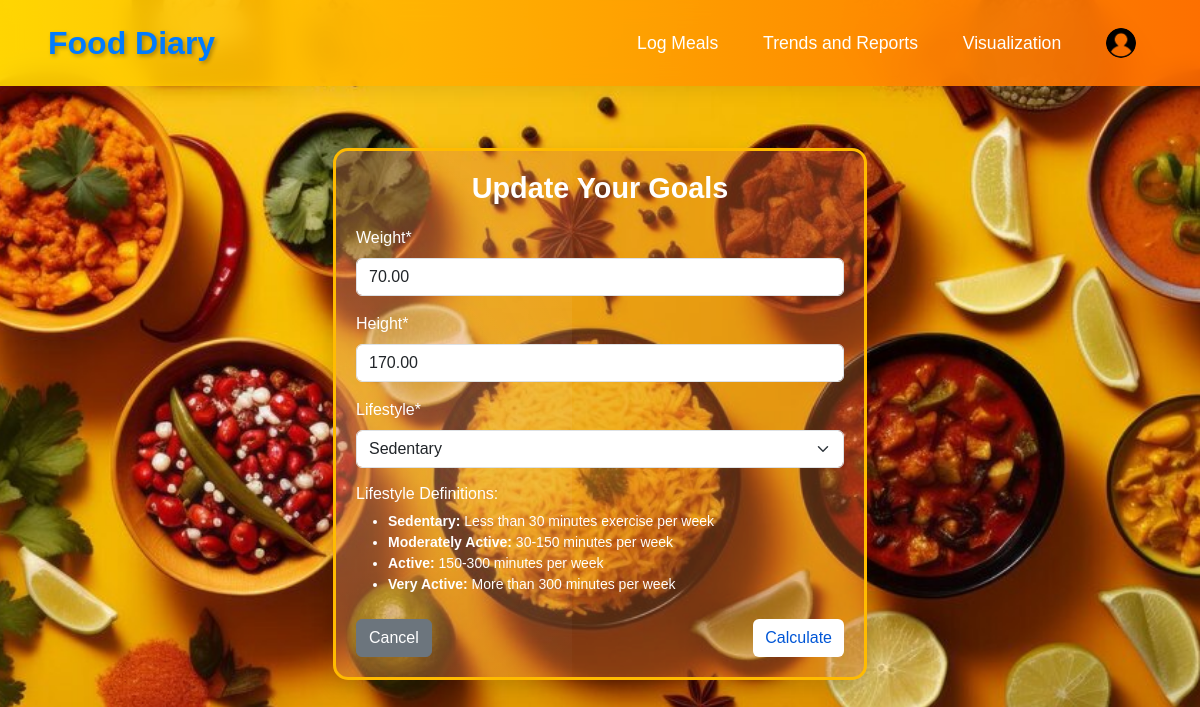
/goals/ (signed in), run on the app's committed database.
### calorie/models.py (models this page shows)
class DailyGoal(models.Model):
    LIFESTYLE_CHOICES = [
        ('S', 'Sedentary'),
        ('M', 'Moderately Active'),
        ('A', 'Active'),
        ('V', 'Very Active'),
    ]
    user = models.OneToOneField(User, on_delete=models.CASCADE)
    weight = models.DecimalField(max_digits=5, decimal_places=2, default=70)
    height = models.DecimalField(max_digits=5, decimal_places=2, default=170)
    lifestyle = models.CharField(max_length=1, choices=LIFESTYLE_CHOICES, default='S')
    calories = models.PositiveIntegerField(default=2000)
    protein = models.PositiveIntegerField(default=100)
    carbs = models.PositiveIntegerField(default=250)
    fats = models.PositiveIntegerField(default=67)

### calorie/views.py (the view)
# urls.py: path("goals/", views.goals, name="goals"),
@login_required
def goals(request):
    daily_goal = DailyGoal.objects.filter(user=request.user).first()
    is_initial_setup = daily_goal is None
    if request.method == 'POST':
        form = DailyGoalForm(request.POST, instance=daily_goal)
        if form.is_valid():
            goal = form.save(commit=False)
            recommendations = get_recommended_values(
                float(goal.weight),
                float(goal.height),
                goal.lifestyle,
                request.user.userprofile.gender
            )
            goal.calories = recommendations['calories']
            goal.protein = recommendations['protein']
            goal.carbs = recommendations['carbs']
            goal.fats = recommendations['fats']
            goal.user = request.user
            goal.save()
            return redirect('home')
    else:
        form = DailyGoalForm(instance=daily_goal)
    return render(request, 'calorie/goals.html', {
        'form': form,
        'is_initial_setup': is_initial_setup
    })

### calorie/forms.py
class DailyGoalForm(forms.ModelForm):
    class Meta:
        model = DailyGoal
        fields = ['weight', 'height', 'lifestyle']
        widgets = {
            'weight': forms.NumberInput(attrs={'class': 'form-control', 'placeholder': 'Enter weight in kg'}),
            'height': forms.NumberInput(attrs={'class': 'form-control', 'placeholder': 'Enter height in cm'}),
            'lifestyle': forms.Select(attrs={'class': 'form-control'})
        }
        labels = {
            'calories': 'Daily Calorie Goal (kcal)',
            'protein': 'Daily Protein Goal (g)',
            'carbs': 'Daily crabs Goal (g)',
            'fats': 'Daily fats Goal (g)',
        }

### calorie/templates/calorie/goals.html (shortened to what this page needs)
{% extends 'calorie/base.html' %}
{% load crispy_forms_tags %}
{% block content %}
<div class="container-fluid mt-5">
  <div class="row justify-content-center">
    <div class="col-lg-6">
      <div class="card" style="margin-top: 100px;">
        <div class="card-body">
          <h5 class="card-title text-center">
            {% if is_initial_setup %}
              Set Your Goals
            {% else %}
              Update Your Goals
            {% endif %}
          </h5>
          <form method="POST" id="goalForm">
            {{form|crispy}}
            <div class="lifestyle-info mt-3">
              <h6>Lifestyle Definitions:</h6>
              <ul class="small">
                <li><strong>Sedentary:</strong> Less than 30 minutes exercise per week</li>
                <li><strong>Moderately Active:</strong> 30-150 minutes per week</li>
                <li><strong>Active:</strong> 150-300 minutes per week</li>
                <li><strong>Very Active:</strong> More than 300 minutes per week</li>
              </ul>
            </div>
            <div class="d-flex justify-content-between mt-4">
              {% if not is_initial_setup %}
                <a href="{% url 'home' %}" class="btn btn-secondary">Cancel</a>
              {% endif %}
              <button type="button" id="calculateBtn" class="btn btn-primary">Calculate</button>
            </div>
          </form>
        </div>
      </div>
    </div>
  </div>
</div>
{% endblock %}

### calorie/static/calorie/style.css (style rules this page uses)
body { background: url("/static/assets/images/homee.jpg") no-repeat center center fixed; background-size: cover; height: 100vh; flex-direction: column; justify-content: space-between; }
body { font-family: "Arial", sans-serif; }
.card-title { font-size: 1.8rem; font-weight: bold; margin-bottom: 20px; color: white; }
.btn-primary { background-color: #ffffff; color: #0056d6; border: none; transition: background 0.3s ease, color 0.3s ease; }
.card { margin-top: 25px; border: solid; border-color:rgb(255, 187, 0) ; border-radius: 15px; color: white; background-color: rgba(215, 115, 48, 0.362); overflow: hidden; position: relative; transition: transform 0.3s ease, box-shadow 0.3s ease, filter 0.3s ease; box-shadow: 0 8px 20px rgba(0, 0, 0, 0.15); }
.card::before { content: ""; position: absolute; top: -50%; left: -50%; width: 500px; height: 200%; background: radial-gradient( circle, rgba(255, 255, 255, 0.15), transparent 70% ); animation: subtleBackgroundAnim 8s infinite linear; z-index: 1; }
.card-body { position: relative; z-index: 2; padding: 20px; }

### data on the page
DailyGoal: weight "70.00", height "170.00", lifestyle "Sedentary"
